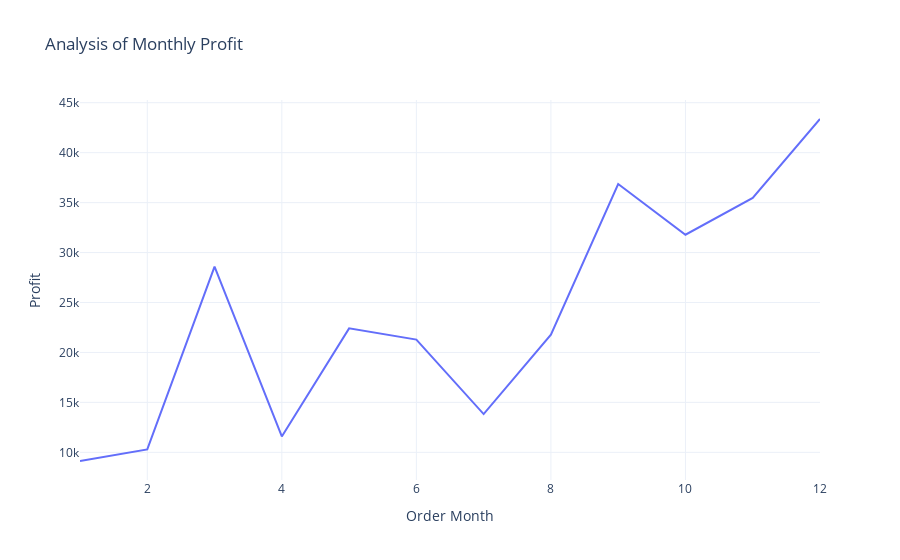

This figure's notebook cell:
### Code cell
# Line graph for monthly profit

fig = px.line(profit_by_monthly,
             x= 'Order Month',
             y= 'Profit',
             title= 'Analysis of Monthly Profit')

fig.show()

### Figure 1 — Plotly figure (JSON) as saved in the notebook; plotly's stock layout.template omitted (floating-point values rounded to 4 significant figures)
{"data": [{"hovertemplate": "Order Month=%{x}<br>Profit=%{y}<extra></extra>", "legendgroup": "", "line": {"color": "#636efa", "dash": "solid"}, "marker": {"symbol": "circle"}, "mode": "lines", "name": "", "orientation": "v", "showlegend": false, "type": "scatter", "x": [1, 2, 3, 4, 5, 6, 7, 8, 9, 10, 11, 12], "xaxis": "x", "y": [9134.0, 10290.0, 28590.0, 11590.0, 22410.0, 21290.0, 13830.0, 21780.0, 36860.0, 31780.0, 35470.0, 43370.0], "yaxis": "y"}], "layout": {"legend": {"tracegroupgap": 0}, "title": {"text": "Analysis of Monthly Profit"}, "xaxis": {"anchor": "y", "domain": [0, 1], "title": {"text": "Order Month"}}, "yaxis": {"anchor": "x", "domain": [0, 1], "title": {"text": "Profit"}}}}
